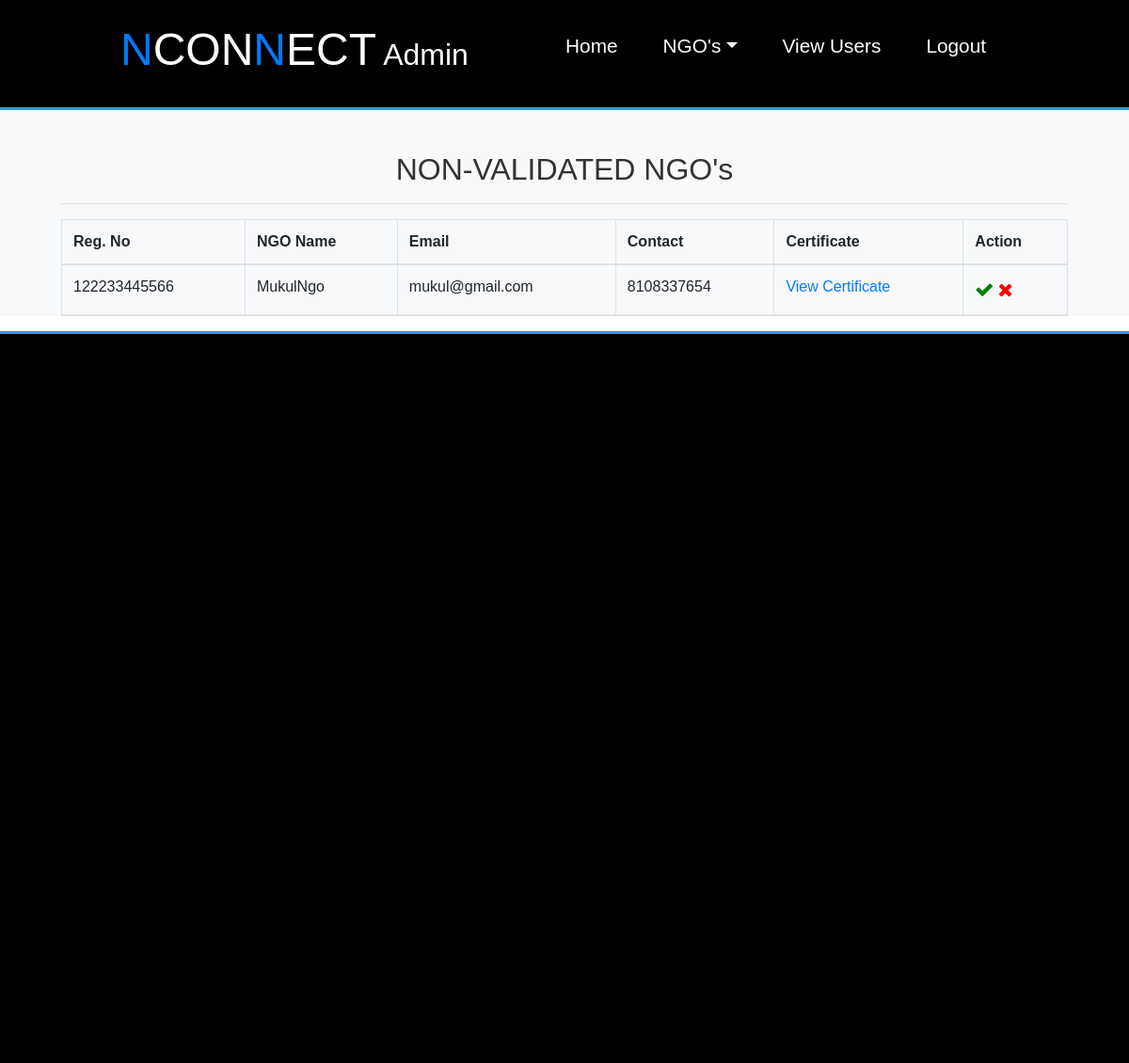
The app's page /all_nonverified_ngos/ (signed in) with its own data.
### NGO_App/models.py (models this page shows, shortened)
class NGOProfile(models.Model):
    user = models.OneToOneField(User,on_delete=models.CASCADE)
    registration_number=models.CharField(unique=True,max_length=10)
    ngo_name=models.CharField(max_length=50)
    certificate=models.ImageField(blank=False,upload_to='certificate_pics')
    image=models.ImageField(upload_to='ngo_images')
    description=models.TextField(max_length=1000)
    contact = models.CharField(max_length=10)
    country=models.CharField(max_length=50)
    state=models.CharField(max_length=50)
    city=models.CharField(max_length=50)
    pincode=models.CharField(max_length=50)
    verfied=models.BooleanField(default=False)
    address_line_1=models.CharField(max_length=200)

### NGO_App/views.py (the view)
# urls.py: path('all_nonverified_ngos/',all_nonverified_ngos,name='all_nonverified_ngos'),
def all_nonverified_ngos(request):
    if not request.user.is_staff:
        return redirect('adminlogin')
    ngos=NGOProfile.objects.filter(verfied=False)
    d={'ngos':ngos}
    return render(request,'all_nonverified_ngos.html',d)

### NGO_App/templates/all_nonverified_ngos.html
{% extends 'adminnavigation.html' %}
{% load static %}
{% block admin_body %}
<section id="signup">
  <div class="bg-light">
    <br><br>
    <div class="container">
      <h2 class="text-center">NON-VALIDATED NGO's</h2>
      <hr>
      <table class="table table-bordered" id=mytable>
        <thead>
          <tr>
            <th>Reg. No</th>
            <th>NGO Name</th>
            <th>Email</th>
            <th>Contact</th>
            <th>Certificate</th>
            <th>Action</th>
          </tr>
          {% for i in ngos %}
          <tr>
            <td>{{i.registration_number}}</td>
            <td>{{i.ngo_name}}</td>
            <td>{{i.user.username}}</td>
            <td>{{i.contact}}</td>
            <td><a href="{{i.certificate.url}}">View Certificate</a></td>
            <td>
              <a href="{% url 'verify_ngo' i.id %}" style="color:green;font-size:20px;"><i class="fa fa-check" ></i></a>
              <a href="{% url 'delete_ngo' i.id %}" style="color:red;font-size:20px;"><i class="fa fa-times" ></i></a>
            </td>
          </tr>
          {% endfor %}
        </thead>
      </table>
    </div>
  </div>
</section>
{% endblock %}

### NGO_App/static/css/full.css (style rules this page uses)
* { margin:0; padding: 0; box-sizing: border-box; scroll-behavior: smooth; }
body { font-family: Arial, sans-serif; line-height: 1.4; color: #fff; overflow-x: scroll; }
.container { max-width: 1100px; margin: auto; }
.bg-light { background: #f4f4f4; color: #333; }

### records on screen
NGOProfile: registration_number "122233445566", ngo_name "MukulNgo", user.username "mukul@gmail.com", contact "8108337654"
